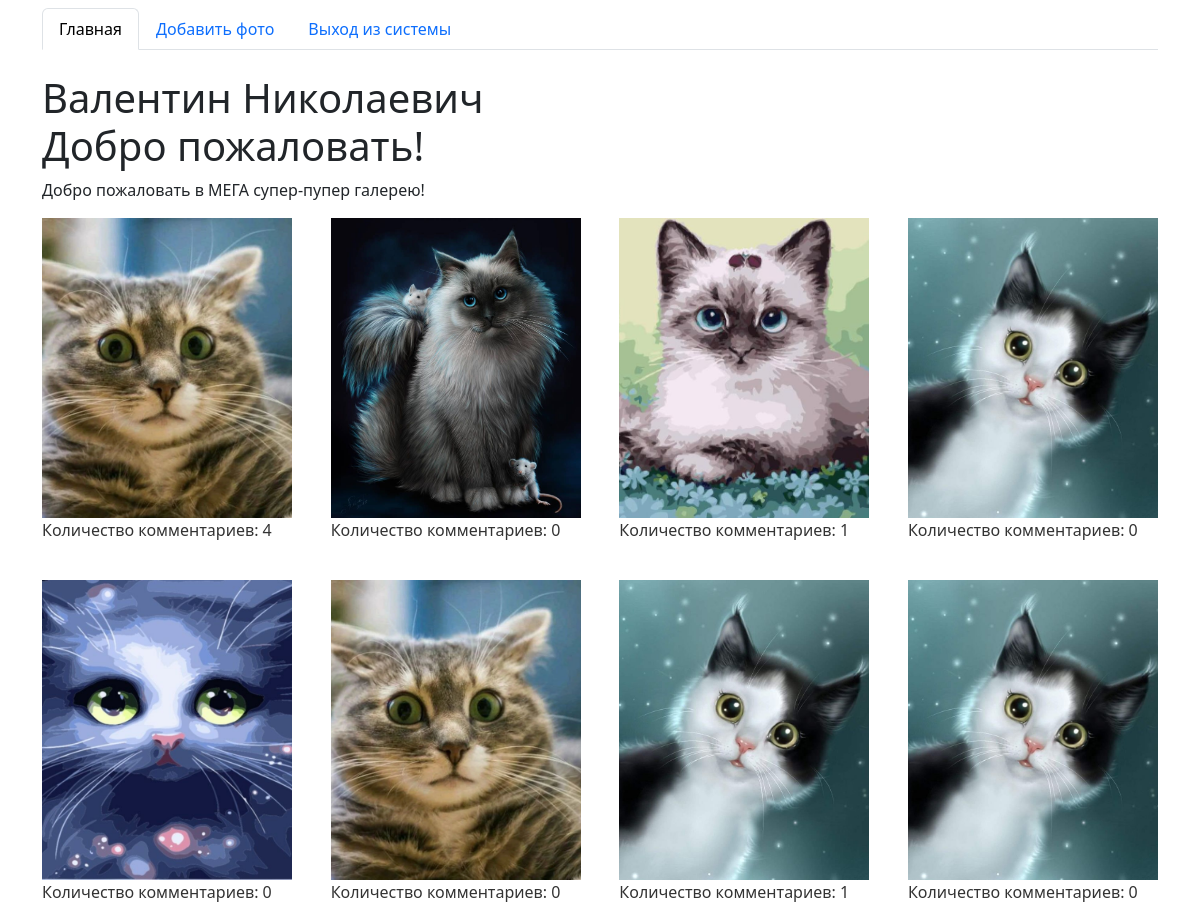
/main (signed in), run on the app's committed database.
### tables this page shows
CREATE TABLE users (
	id INTEGER PRIMARY KEY AUTOINCREMENT,
	login TEXT NOT NULL,
	password TEXT NOT NULL,
	name TEXT NOT NULL,
	hash TEXT
);

CREATE TABLE cards (
	id INTEGER PRIMARY KEY AUTOINCREMENT,
	name TEXT NOT NULL,
	crete_dt DATE,
	path TEXT NOT NULL,
	creator_id INTEGER,
	FOREIGN KEY (creator_id) REFERENCES users(user_id)
);

### Application/Core/view.php (called while the page is built)
<?php
    class View
    {
        function generate($content_view, $template_view, $data = null)
        {
            include './Application/Views/' . $template_view;
        }
    }

### Application/Controllers/controller_main.php (called while the page is built)
<?php
    class Controller_Main extends Controller
    {
        function action_index()
        {
            $modelCard = new Model_Card();
            $data = $this->checkCookie();
            $data['page'] = 'home';
            if (isset($_GET['image_id'])) {
                $data['card'] = $modelCard->get_item($_GET['image_id']);
            }
            else {
                $data['CARDS'] = $modelCard->get_data();
            }
            $this->view->generate('main_view.php', 'template_view.php', $data);
        }
    }

### Application/bootstrap.php (called while the page is built, shortened)
<?php
    require_once 'Core/model.php';
    require_once 'Core/view.php';
    require_once 'Core/controller.php';
    require_once 'Models/model_user.php';
    require_once 'Models/model_card.php';
    Route::start();

### index.php (called while the page is built, shortened)
<?php
    require_once './application/bootstrap.php';

### Application/Core/model.php (called while the page is built, shortened)
<?php
    class Model
    {
        public function __construct()
        {
            $this->db = new PDO(DATABASE);
        }
    }

### Application/Models/model_user.php (called while the page is built, shortened)
<?php
    class Model_User extends Model
    {
        public function get_item($login)
        {
            $query = $this->db->prepare(USERS_GET_ITEM);
            $query->bindParam(':login', $login);
            $query->execute();
            $user = $query->Fetch(PDO::FETCH_ASSOC);
            return $user;
        }
    }

### Application/Core/controller.php (called while the page is built, shortened)
<?php
    class Controller
    {
        public function checkCookie($data = []) {
            $login = $_COOKIE['login'];
            $hash = $_COOKIE['hash'];
            if (isset($login) && isset($hash))
            {
                $user = (new Model_User())->get_item($login);
                if ($user['hash'] == $hash)
                {
                    $data['user']['id'] = $user['id'];
                    $data['user']['login'] = $user['login'];
                    $data['user']['hash'] = $user['hash'];
                    $data['user']['name'] = $user['name'];
                }
                else
                {
                    setcookie("login", "", time() - 3600*24*30*12, "/");
                    setcookie("hash", "", time() - 3600*24*30*12, "/", null, null, true);
                }
            }
            return $data;
        }
    }

### Application/Models/model_card.php (called while the page is built, shortened)
<?php
    class Model_Card extends Model
    {
        public function get_data()
        {
            $query = $this->db->query(CARDS_GET_LIST);
            $cardList = $query->FetchAll(PDO::FETCH_ASSOC);
            $data = Array();
            foreach ($cardList as $card)
            {
                $card['comments_cound'] = (new Model_Comment())->get_count_comments($card['id']);
                $data[] = $card;
            }
            return $data;
        }
    }

### Application/Views/main_view.php (the view)
<h1><?= !$data['user']['name'] ? '' : ($data['user']['name'] . '<br />') ?>Добро пожаловать!</h1>
<p class="block-hello">
    Добро пожаловать в <span class="upper">мега</span> супер-пупер галерею!
</p>
<?php if (isset($data['CARDS'])) : ?>
    <div class="image-list">
        <?php foreach ($data['CARDS'] as $file) : ?>
            <a href="/card/image-<?= $file['id'] ?>" class="image-link">
                <img
                    src="<?= $file['path'] ?>"
                    alt="picture"
                />
                <p>
                    Количество комментариев: <?= $file['comments_cound'] ?>
                </p>
            </a>
        <?php endforeach; ?>
    </div>
<?php else :?>
    <h3>Чтото пошло не так</h3>
<?php endif; ?>

### CSS/style.css (style rules this page uses)
.upper { text-transform: uppercase; }
.image-list { display: flex; justify-content: space-between; flex-wrap: wrap; gap: 62px 16px ; }
.image-link { display: inline-block; text-decoration: none; height: 300px; width: 250px; color: #333; }
.image-link > img { width: 100%; height: 100%; object-fit: cover; }

### data on the page
users: name "Валентин Николаевич"
cards: path (picture), comments_cound "4"
cards: path (picture), comments_cound "0"
cards: path (picture), comments_cound "1"
cards: path (picture), comments_cound "0"
cards: path (picture), comments_cound "0"
cards: path (picture), comments_cound "0"
cards: path (picture), comments_cound "1"
cards: path (picture), comments_cound "0"
